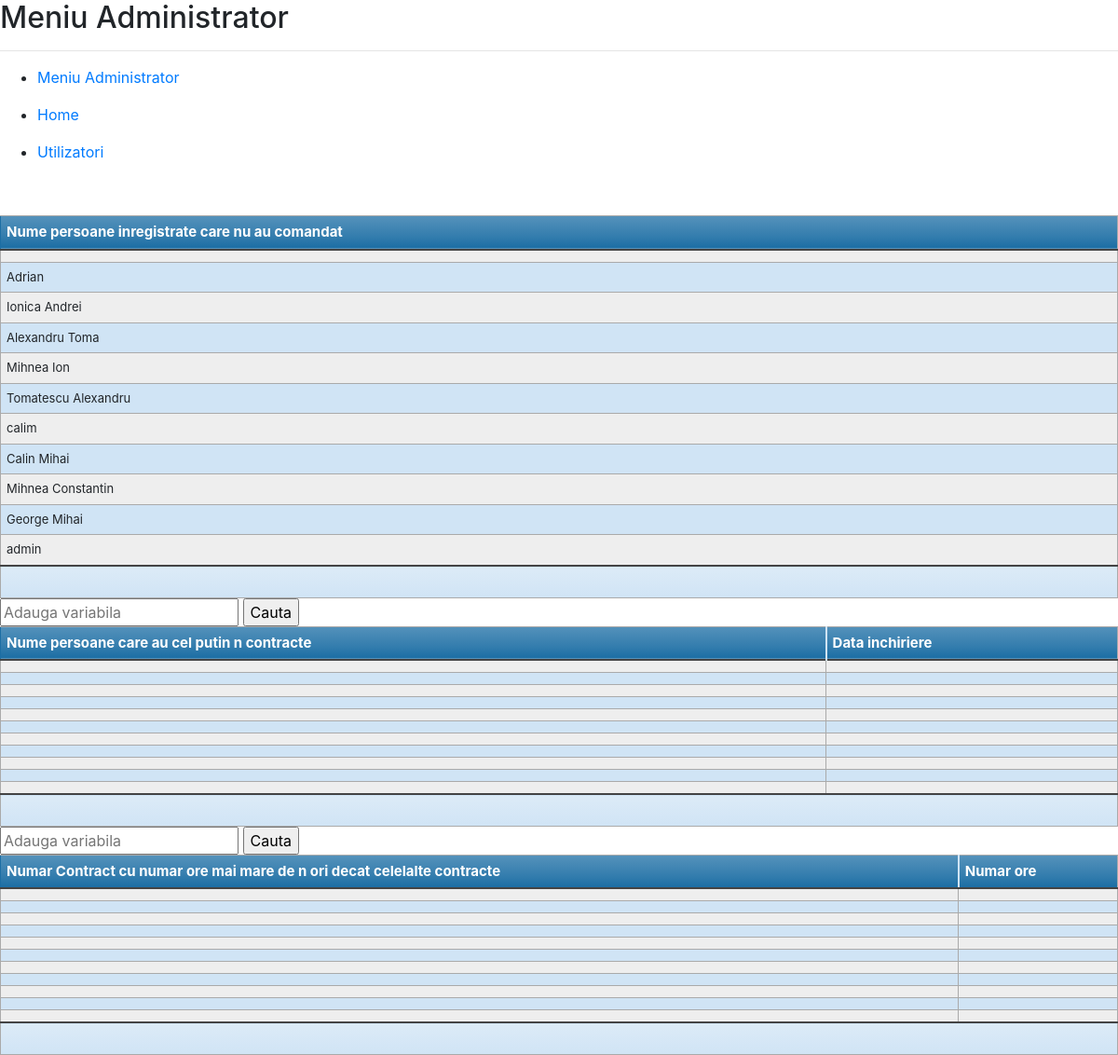
Page /special.php on the committed database.
### tables this page shows
CREATE TABLE `utilizatori` (
  `ID` varchar(255) NOT NULL,
  `Parola` varchar(255) NOT NULL,
  `CNP` text NOT NULL,
  `Data_inregistrare` date NOT NULL DEFAULT current_timestamp()
);

### function.php (called while the page is built, shortened)
<?php
function conectare($host = 'localhost',
                    $user = 'root',
                    $password = '',
                    $database = 'baza'
                  )
{
return mysqli_connect($host, $user, $password, $database);
}
function minimComenzi()
{
$link = conectare();
$query = "select u.ID from utilizatori u
where u.CNP not in (select CNP from contract)";
$rezultat = mysqli_query($link, $query);
$utilizatori = mysqli_fetch_all($rezultat, MYSQLI_ASSOC);
return $utilizatori;
}
?>

### special.php (the view, shortened to what this page needs)
<?php
require_once('function.php');
?>
<?php
$utilizatori = minimComenzi();
?>
<!DOCTYPE html>
<html>
<head>
  <link rel="stylesheet" type="text/css" href="https://stackpath.bootstrapcdn.com/bootstrap/4.5.2/css/bootstrap.min.css">
  </head>
  <body>
  <div id="menubar">
          <nav class="menu">
            <h2>Meniu Administrator</h2>
            <hr>
            <ul>
              <li><a href="meniu_admin.php" title="Link">Meniu Administrator
              </a></li>
            </ul>
            <ul>
              <li><a href="home.php" title="Link">Home</a></li>
            </ul>
            <ul>
            <li><a href="utilizatori.php" title="Link">Utilizatori</a></li></ul>
          </nav>
  </div>
</head>
<p>&nbsp;</p>
<table class="utilizatori">
<thead>
<tr>
<th>Nume persoane inregistrate care nu au comandat</th>
</tr>
</thead>
<tfoot>
<tr>
<td colspan="3">
<div class="links">&nbsp;</div>
</td>
</tr>
</tfoot>
<tbody>
  <?php
  foreach ($utilizatori as $utilizator) {
  ?>
<tr>
<td><?php print $utilizator['ID'];?></td>
<?php } ?>
</tbody>
</table>
<table class="utilizatori">
<thead>
<tr>
<th>Nume persoane care au cel putin n contracte</th>
<th>Data inchiriere</th>
</tr>
</thead>
<tfoot>
<tr>
<td colspan="3">
<div class="links">&nbsp;</div>
</td>
</tr>
</tfoot>
<div class = "Container">
  <form action = "" method ="POST">
    <input type = "text" name = "idu" placeholder = "Adauga variabila" />
    <input type = "submit" name = "search2" value="Cauta">
  </form>
<tbody>
  <?php
  foreach ($utilizatori as $utilizator) {
  ?>
<tr>
<td><?php print $utilizator['Nume'];?></td>
<td><?php print $utilizator['Data_Inchiriere'];?></td>
<?php } ?>
</tbody>
</table>
<table class="utilizatori">
<thead>
  <th> Numar Contract cu numar ore mai mare de n ori decat celelalte contracte </th>
  <th> Numar ore </th>
</thead>
<tfoot>
<tr>
<td colspan="3">
<div class="links">&nbsp;</div>
</td>
</tr>
</tfoot>
<div class = "Container">
  <form action = "" method ="POST">
    <input type = "text" name = "id" placeholder = "Adauga variabila" />
    <input type = "submit" name = "search" value="Cauta">
  </form>
<tbody>
  <?php
  foreach ($utilizatori as $utilizator) {
  ?>
<tr>
<td><?php print $utilizator['Numar_Contract'];?></td>
<td><?php print $utilizator['Numar_Ore'];?></td>
<?php } ?>
</tbody>
</table>
</html>

### special.php (style rules this page uses)
table.utilizatori { border: 1px solid #1C6EA4; background-color: #EEEEEE; width: 100%; text-align: left; border-collapse: collapse; }
table.utilizatori td, table.utilizatori th { border: 1px solid #AAAAAA; padding: 6px 6px; }
table.utilizatori tbody td { font-size: 13px; }
table.utilizatori tr:nth-child(even) { background: #D0E4F5; }
table.utilizatori thead { background: #1C6EA4; background: -moz-linear-gradient(top, #5592bb 0%, #327cad 66%, #1C6EA4 100%); background: -webkit-linear-gradient(top, #5592bb 0%, #327cad 66%, #1C6EA4 100%); background: linear-gradient(to bottom, #5592bb 0%, #327cad 66%, #1C6EA4 100%); border-bottom: 2px solid #444444; }
table.utilizatori thead th { font-size: 15px; font-weight: bold; color: #FFFFFF; border-left: 2px solid #D0E4F5; }
table.utilizatori thead th:first-child { border-left: none; }
table.utilizatori tfoot { font-size: 14px; font-weight: bold; color: #FFFFFF; background: #D0E4F5; background: -moz-linear-gradient(top, #dcebf7 0%, #d4e6f6 66%, #D0E4F5 100%); background: -webkit-linear-gradient(top, #dcebf7 0%, #d4e6f6 66%, #D0E4F5 100%); background: linear-gradient(to bottom, #dcebf7 0%, #d4e6f6 66%, #D0E4F5 100%); border-top: 2px solid #444444; }
table.utilizatori tfoot td { font-size: 14px; }
table.utilizatori tfoot .links { text-align: right; }

### rows in the picture
utilizatori: ID "Adrian"
utilizatori: ID "Ionica Andrei"
utilizatori: ID "Alexandru Toma"
utilizatori: ID "Mihnea Ion"
utilizatori: ID "Tomatescu Alexandru"
utilizatori: ID "calim"
utilizatori: ID "Calin Mihai"
utilizatori: ID "Mihnea Constantin"
utilizatori: ID "George Mihai"
utilizatori: ID "admin"
